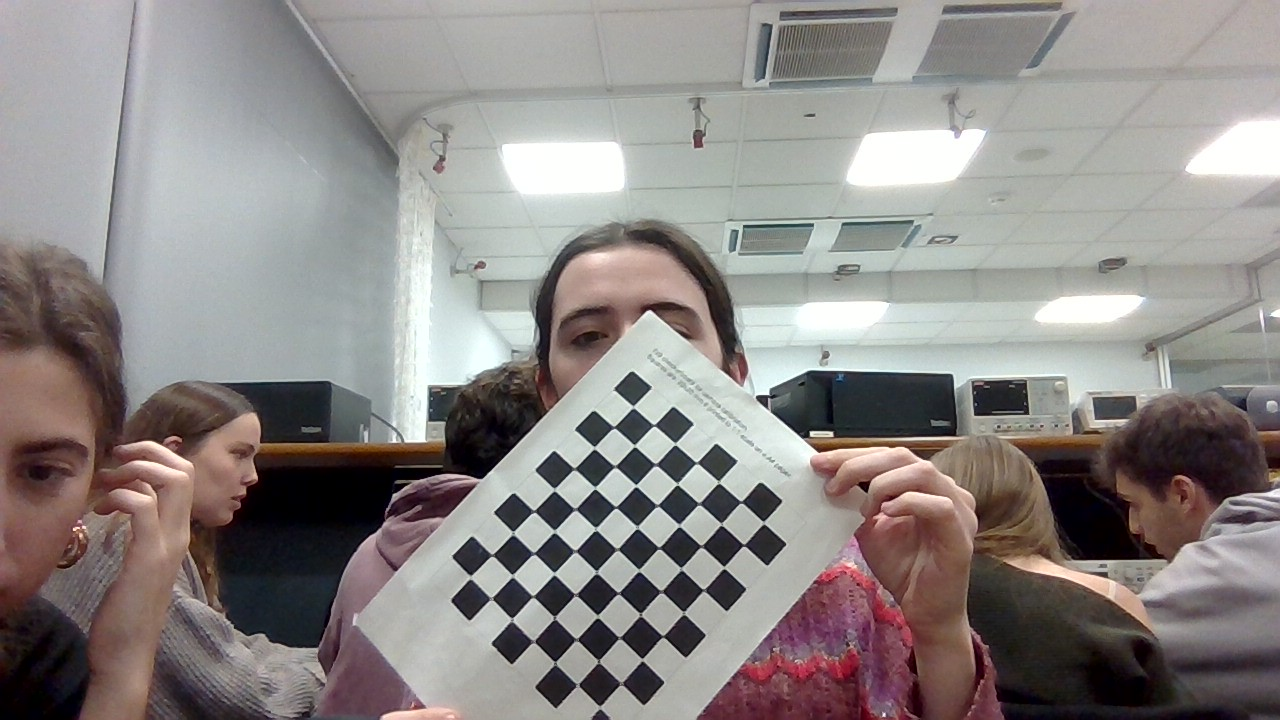
#> input picture data/calibracion1.jpg, 1280 x 720 px; its folder holds 4 pictures in this run
$ jupyter execute --allow-errors notebook_calibracion.ipynb
#> lines starting #> are read from the running program, lines starting #| are printed output that depends on the picture
[cell 1]
import cv2
print("OpenCV should be 4.8.0.76 Current version:", cv2.__version__)
from typing import List
import numpy as np
import imageio
import os
import cv2
import copy
import glob

Definir parámetros de patrón

[cell 2]
chessboard_shape = (7, 9)   # (num_esquinas_x, num_esquinas_y)
square_size = 20        # Opcional: tamaño real del cuadrado en cm o mm

[cell 3]
def load_images(filenames: List) -> List:
    return [cv2.imread(filename) for filename in filenames]
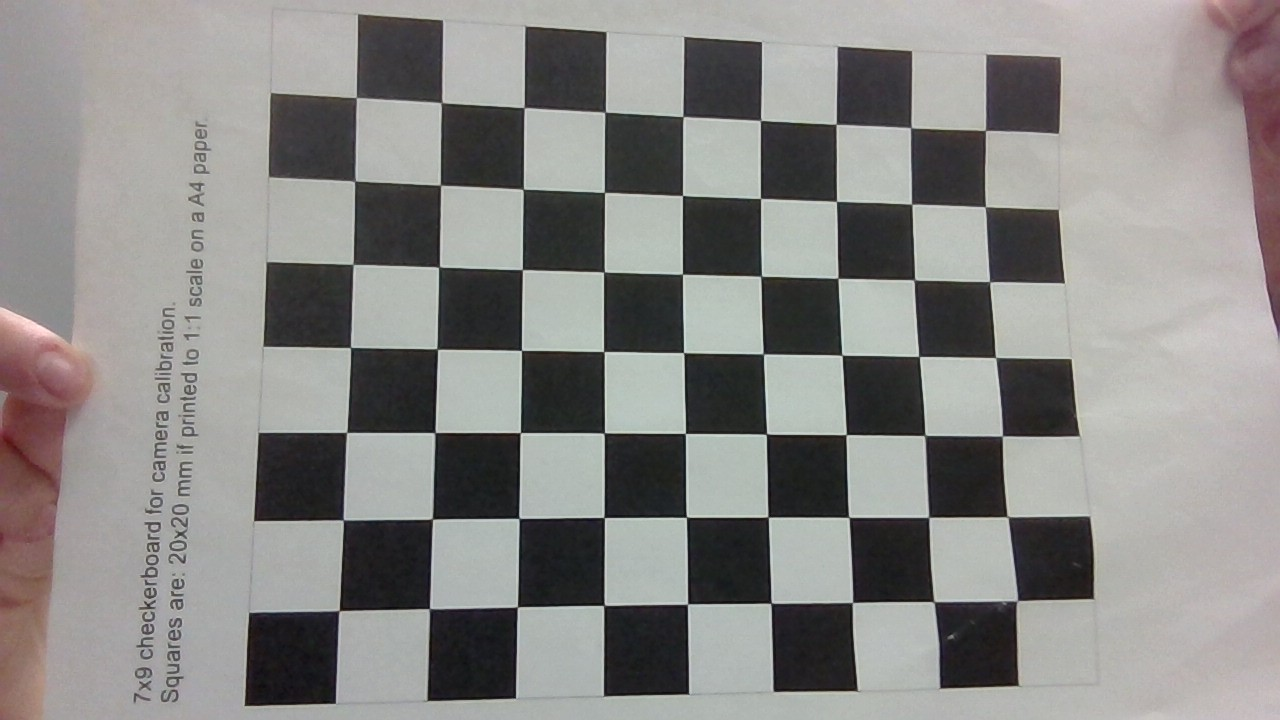
#> input picture data/calibracion10.jpg, 1280 x 720 px
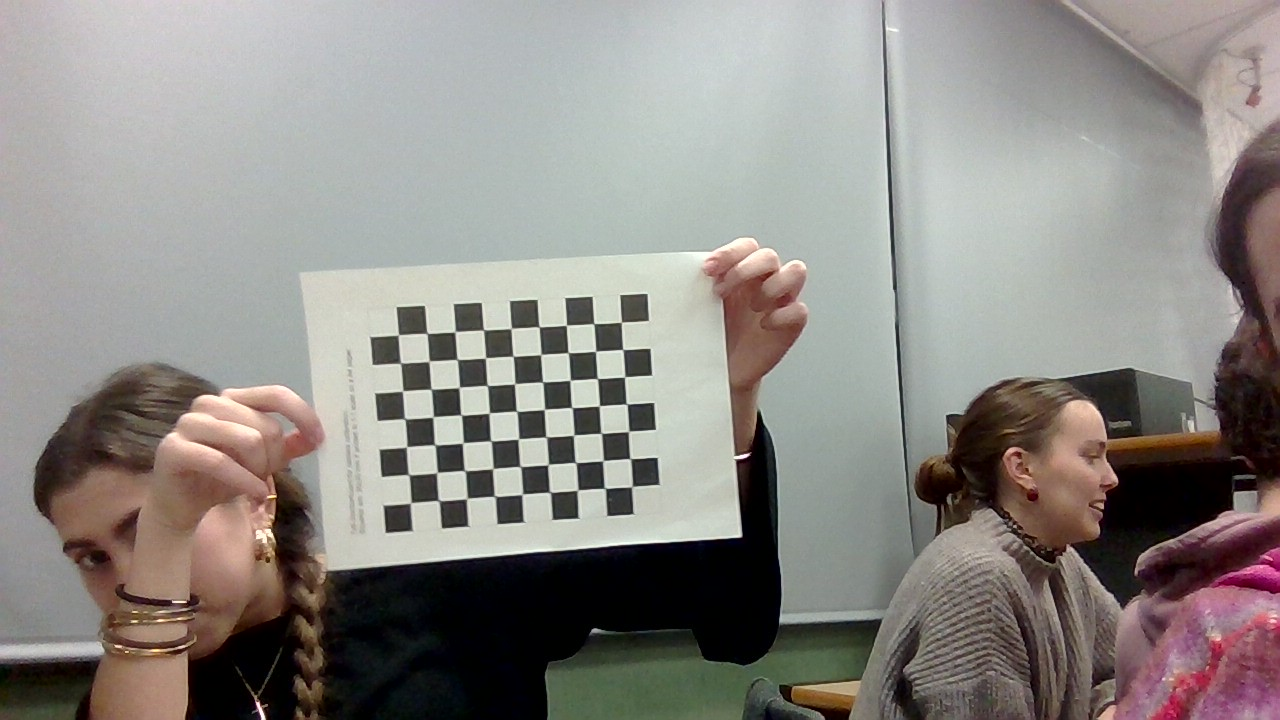
#> input picture data/calibracion11.jpg, 1280 x 720 px
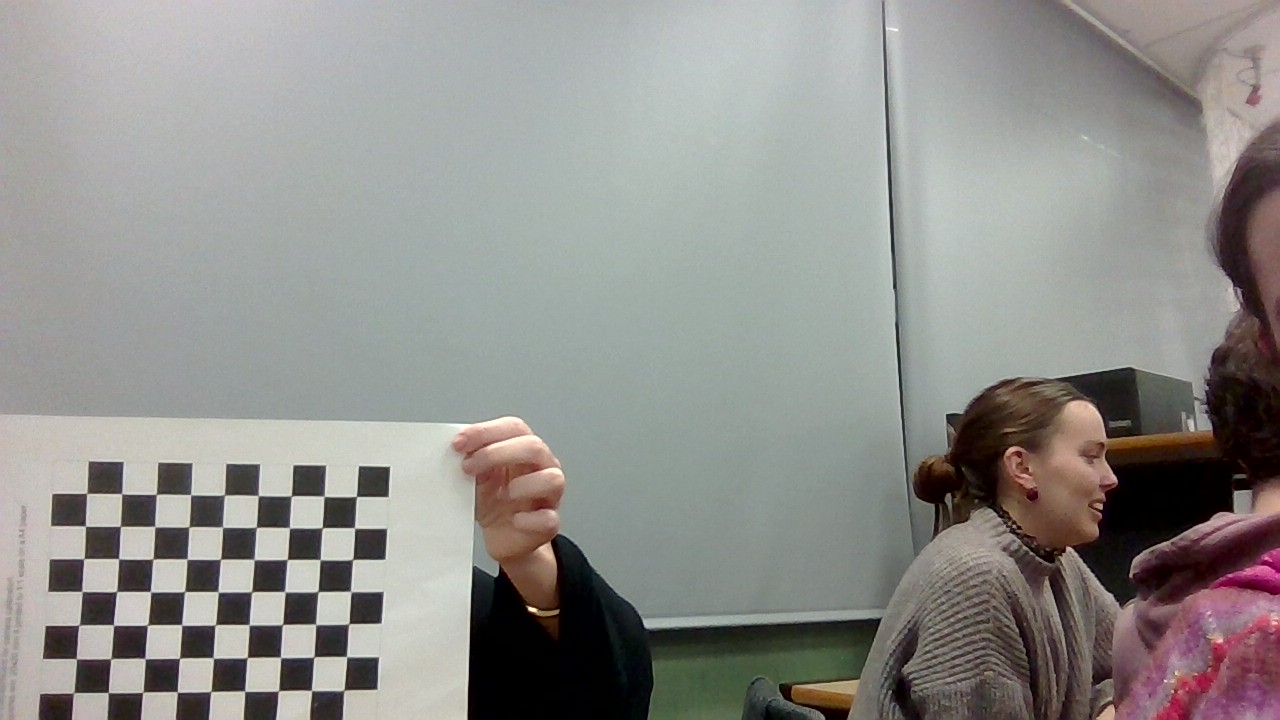
#> input picture data/calibracion12.jpg, 1280 x 720 px

[cell 4]
imgs_path = ["../data/" + item for item in os.listdir("../data/") if item.endswith(".jpg")]
imgs = load_images(imgs_path)
#> imgs = 4 items

[cell 5]
corners = []
for img in imgs:
    ret, corner = cv2.findChessboardCorners(img, (7,9))
    corners.append((ret, corner))
#> this loop made 4 passes
#> after the loop, corners = 4 items

[cell 6]
corners_copy = copy.deepcopy(corners)
#> corners_copy = 4 items
criteria = (cv2.TERM_CRITERIA_EPS + cv2.TERM_CRITERIA_MAX_ITER, 30, 0.01)

# TODO To refine corner detections with cv2.cornerSubPix() you need to input grayscale images. Build a list containing grayscale images.
imgs_gray = [cv2.cvtColor(img, cv2.COLOR_RGB2GRAY) for img in imgs]
#> imgs_gray = 4 items
#> img is the input picture: shape (720, 1280, 3); mean B, G, R 139.8, 143.1, 144

corners_refined = [cv2.cornerSubPix(i, cor[1], (7, 6), (-1, -1), criteria) if cor[0] else [] for i, cor in zip(imgs_gray, corners_copy)]
#> corners_refined = 4 items

[cell 7]
imgs_copy = copy.deepcopy(imgs)
#> imgs_copy = 4 items

[cell 8]
# TODO Use cv2.drawChessboardCorners() to draw the cornes
list_with_corners = []
for i in range(len(corners)):
    list_with_corners.append(cv2.drawChessboardCorners(imgs_copy[i], patternSize=chessboard_shape, patternWasFound=corners[i][0], corners=corners[i][1]))
#> after the loop, list_with_corners = 4 items

[cell 9]
def show_image(img, window_name="Image"):
    cv2.imshow(window_name, img)
    cv2.waitKey(0)
    cv2.destroyAllWindows()

def write_image(img, filename):
    cv2.imwrite(filename, img)

for image in list_with_corners:
    show_image(image)
#> this loop made 4 passes
#> pass 2, in show_image (call 2), `cv2.imshow(window_name, img)`:
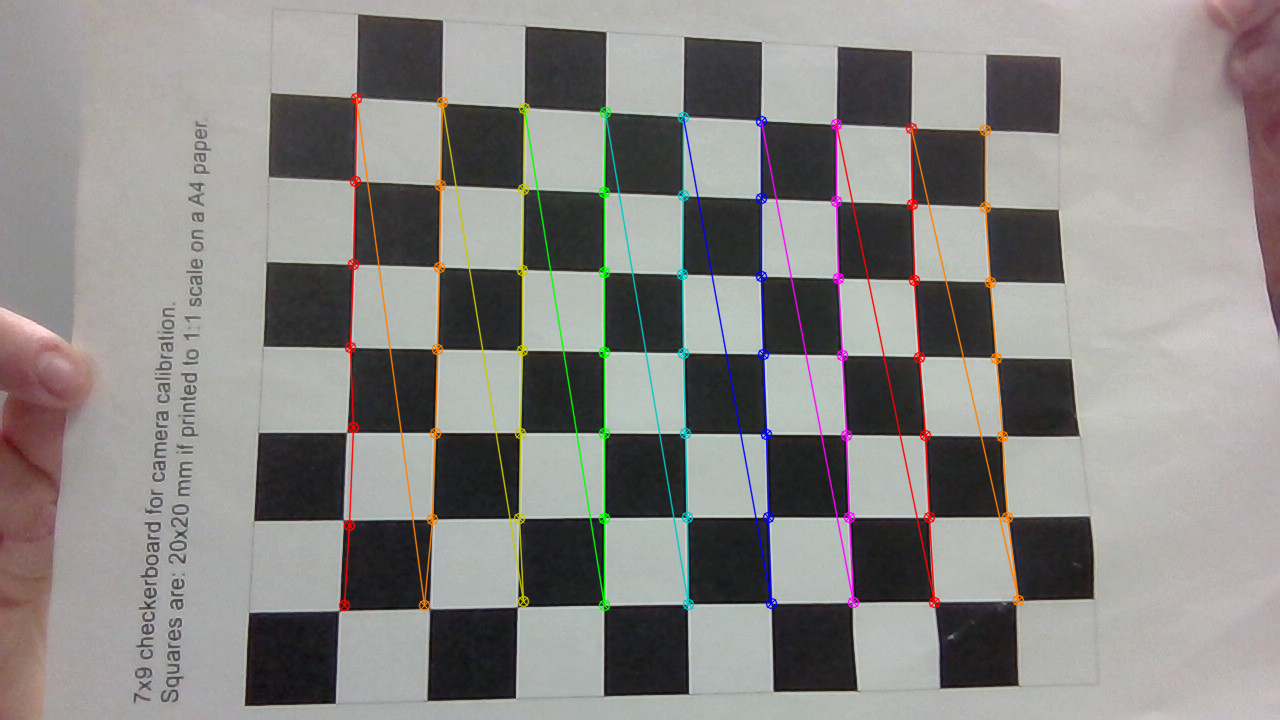
#> window 'Image': shape (720, 1280, 3); mean B, G, R 133.5, 136, 138.2

[cell 10]
# TODO Design the method. It should return a np.array with np.float32 elements
def get_chessboard_points(board_size, square_width, square_height):
#> called with board_size = (7, 9), square_width = 20, square_height = 20
    num_rows, num_cols = board_size
    chessboard_points = np.zeros((num_rows * num_cols, 3), np.float32)
    for row_idx in range(num_rows):
        for col_idx in range(num_cols):
            chessboard_points[row_idx * num_cols + col_idx, 0] = col_idx * square_width
            chessboard_points[row_idx * num_cols + col_idx, 1] = row_idx * square_height
            chessboard_points[row_idx * num_cols + col_idx, 2] = 0
    return chessboard_points

[cell 11]
# TODO You need the points for every image, not just one (consider a list comprehension)
chessboard_points = get_chessboard_points((7,9), 20, 20)

[cell 12]
# Filter data and get only those with adequate detections
valid_corners = [cor[1] for cor in corners if cor[0]]
#> valid_corners = 4 items
# Convert list to numpy array
valid_corners = np.asarray(valid_corners, dtype=np.float32)
